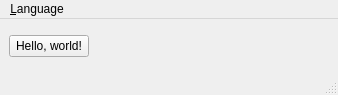
<?xml version="1.0" encoding="UTF-8"?>
<ui version="4.0">
 <class>MainWindow</class>
 <widget class="QMainWindow" name="MainWindow">
  <property name="geometry">
   <rect>
    <x>0</x>
    <y>0</y>
    <width>338</width>
    <height>95</height>
   </rect>
  </property>
  <property name="windowTitle">
   <string>MainWindow</string>
  </property>
  <widget class="QWidget" name="centralwidget">
   <layout class="QVBoxLayout" name="verticalLayout">
    <item>
     <layout class="QHBoxLayout" name="horizontalLayout">
      <item>
       <widget class="QPushButton" name="pushButton">
        <property name="text">
         <string>Hello, world!</string>
        </property>
       </widget>
      </item>
      <item>
       <spacer name="horizontalSpacer">
        <property name="orientation">
         <enum>Qt::Horizontal</enum>
        </property>
        <property name="sizeHint" stdset="0">
         <size>
          <width>40</width>
          <height>20</height>
         </size>
        </property>
       </spacer>
      </item>
     </layout>
    </item>
   </layout>
  </widget>
  <widget class="QMenuBar" name="menubar">
   <property name="geometry">
    <rect>
     <x>0</x>
     <y>0</y>
     <width>338</width>
     <height>24</height>
    </rect>
   </property>
   <widget class="QMenu" name="menu_Language">
    <property name="title">
     <string>&amp;Language</string>
    </property>
   </widget>
   <addaction name="menu_Language"/>
  </widget>
  <widget class="QStatusBar" name="statusBar"/>
 </widget>
 <resources/>
 <connections>
  <connection>
   <sender>pushButton</sender>
   <signal>clicked()</signal>
   <receiver>MainWindow</receiver>
   <slot>close()</slot>
   <hints>
    <hint type="sourcelabel">
     <x>62</x>
     <y>46</y>
    </hint>
    <hint type="destinationlabel">
     <x>62</x>
     <y>34</y>
    </hint>
   </hints>
  </connection>
 </connections>
</ui>
